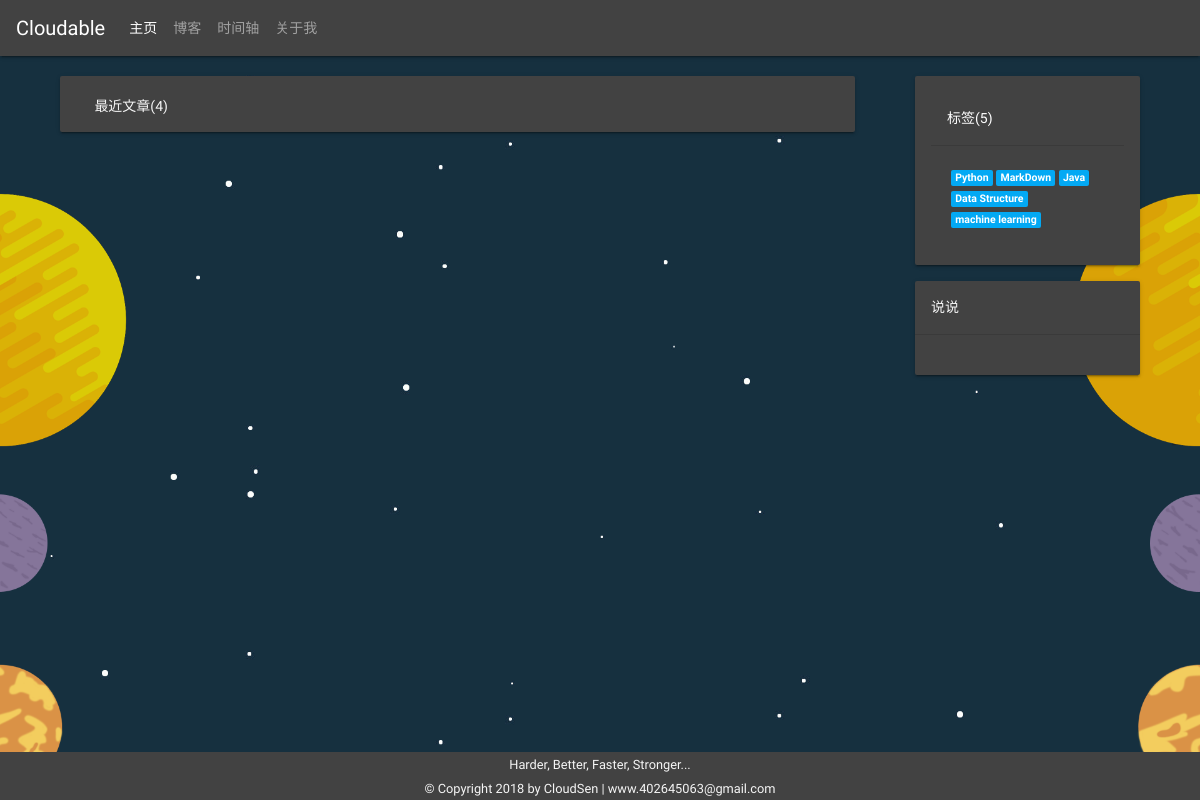
Before: /cloudsen_blog/blog/ with the older database file.
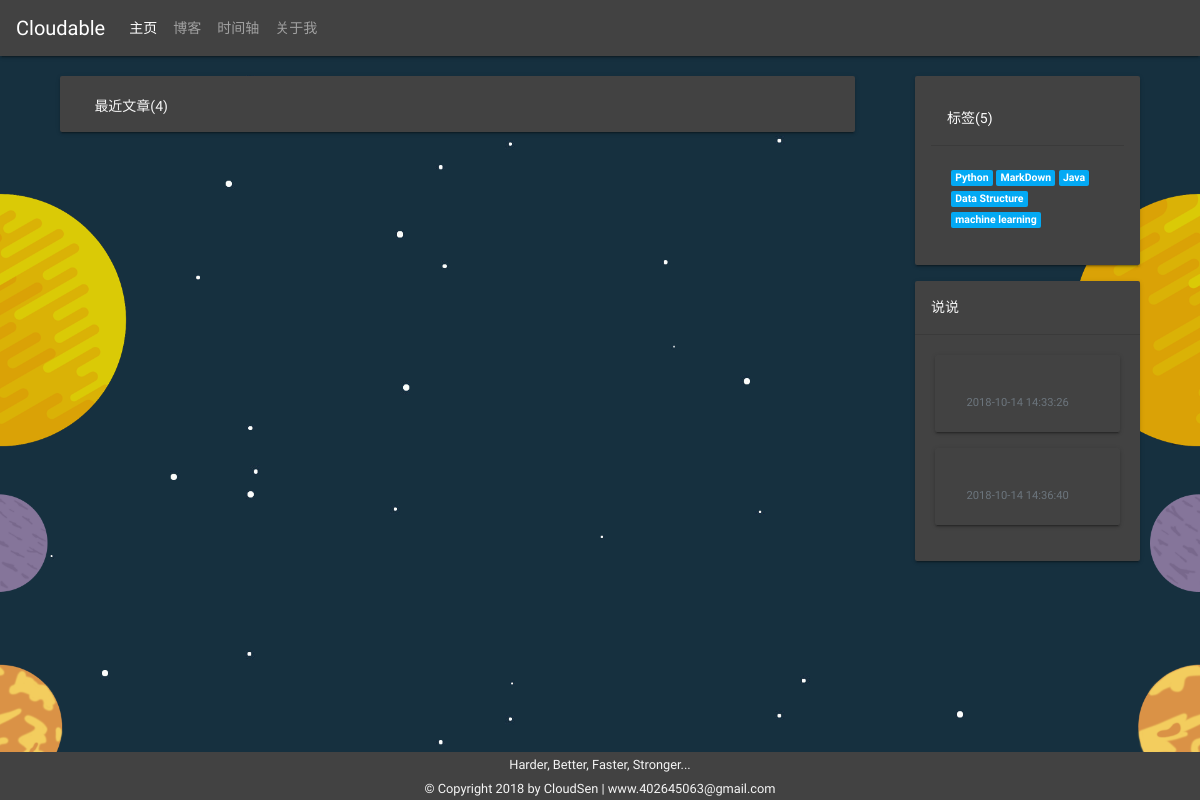
After: the same page with the newer database file.
### cloudsen_blog/models.py (models this page shows, shortened)
class Tag(models.Model):
    name = models.CharField(max_length=30)
    description = models.CharField(max_length=200, default='Please input description')
    create_time = models.DateTimeField(auto_now_add=True)
    update_time = models.DateTimeField(auto_now=True)
    is_deleted = models.BooleanField(default=False)

class MyIdea(models.Model):
    author = models.ForeignKey(User, db_constraint=False, on_delete=models.DO_NOTHING)
    content = MarkdownxField()
    create_time = models.DateTimeField(auto_now_add=True)
    update_time = models.DateTimeField(auto_now=True)
    is_deleted = models.BooleanField(default=False)
    @property
    def formatted_markdown(self):
        return markdownify(self.content)

### cloudsen_blog/views.py (the view)
# urls.py: path('blog/', views.go_blog_page, name='go_blog_page'),
def go_blog_page(request: HttpRequest):
    page_num = request.GET.get('page_num', 1)
    page, page_range = page_latest_2_month_articles(page_num)
    context = {
        'page_range': page_range,
        'page': page,
        'tags': list_all_tags(),
        'ideas': list_all_my_idea()}
    return render(request, 'cloudsen_blog/blog/blog.html', context)

### cloudsen_blog/views.py (called while the page is built)
def page_latest_2_month_articles(page_number: int = 1):
    latest_2_month_date = timezone.now() - timezone.timedelta(days=60)
    latest_articles = models.Article.objects.filter(update_time__gte=latest_2_month_date).order_by('-update_time')
    return paginate_data(latest_articles, 10, page_number)

def list_all_tags():
    return models.Tag.objects.all()

def list_all_my_idea():
    return models.MyIdea.objects.all()

def paginate_data(source_data, per_page: int, page_number: int):
    paginator = Paginator(source_data, per_page)
    page = paginator.get_page(page_number)
    page_range = [x for x in range(page.number - 2, page.number + 3) if 0 < x <= page.paginator.num_pages]
    if page_range[0] - 1 >= 2:
        page_range.insert(0, '...')
    if page.paginator.num_pages - page_range[-1] >= 2:
        page_range.append('...')
    if page_range[0] != 1:
        page_range.insert(0, 1)
    if page_range[-1] != page.paginator.num_pages:
        page_range.append(page.paginator.num_pages)
    return page, page_range

### cloudsen_blog/templates/cloudsen_blog/blog/blog.html (shortened to what this page needs)
{% extends 'cloudsen_blog/common-templates/base.html' %}
{% load staticfiles %}
{% block body %}
    <div class="container">
        <div class="row">
            <article class="col-lg-9 col-md-12 col-sm-12">
                <div class="container">
                    <div class="row mb-3">
                        <div class="col-sm-12">
                            <div class="card bg-dark text-light" style="height: 56px;">
                                <div class="card-body">
                                    <p class="card-title">
                                        <i class="material-icons icon-size-small">&#xE865;</i>
                                        最近文章({{ page.paginator.count }})
                                    </p>
                                </div>
                            </div>
                        </div>
                    </div>
                    {% include 'cloudsen_blog/common-templates/article-card-list.html' %}
                </div>
            </article>
            <aside class="col-lg-3 col-md-12 col-sm-12">
                <div class="container-fluid mb-3">
                    <div class="row mb-3">
                        <div class="col-lg-12 col-md-12 col-sm-12">
                            <div class="card text-white bg-dark p-3" style="width: 100%;">
                                <div class="card-header">标签({{ tags.count }})</div>
                                <div class="card-body">
                                    {% for tag in tags %}
                                        <a href="#" class="badge badge-info">{{ tag.name }}</a>
                                    {% endfor %}
                                </div>
                            </div>
                        </div>
                    </div>
                    <div class="row">
                        <div class="col-lg-12 col-md-12 d-lg-block d-none d-md-none d-sm-none">
                            <div class="card text-light text-left bg-dark mb-3">
                                <div class="card-header">
                                    说说
                                </div>
                                <div class="card-body">
                                    {% for idea in ideas %}
                                        <div class="card bg-dark text-light text-left mb-3">
                                            <div class="card-body">
                                                <p class="card-text">
                                                    <small class="text-muted">
                                                        <i class="material-icons icon-size-small">&#xE192;</i>
                                                        {{ idea.update_time|date:'Y-m-d H:i:s' }}
                                                    </small>
                                                </p>
                                            </div>
                                        </div>
                                    {% endfor %}
                                </div>
                            </div>
                        </div>
                    </div>
                </div>
            </aside>
        </div>
    </div>
{% endblock %}
{% block extension-of-header %}
    <link rel="stylesheet" href="{% static 'cloudsen_blog/css/blog.css' %}"/>
{% endblock %}

Changed rows visible on the page:
added MyIdea: update_time "2018-10-14 14:33:26"
added MyIdea: update_time "2018-10-14 14:36:40"
